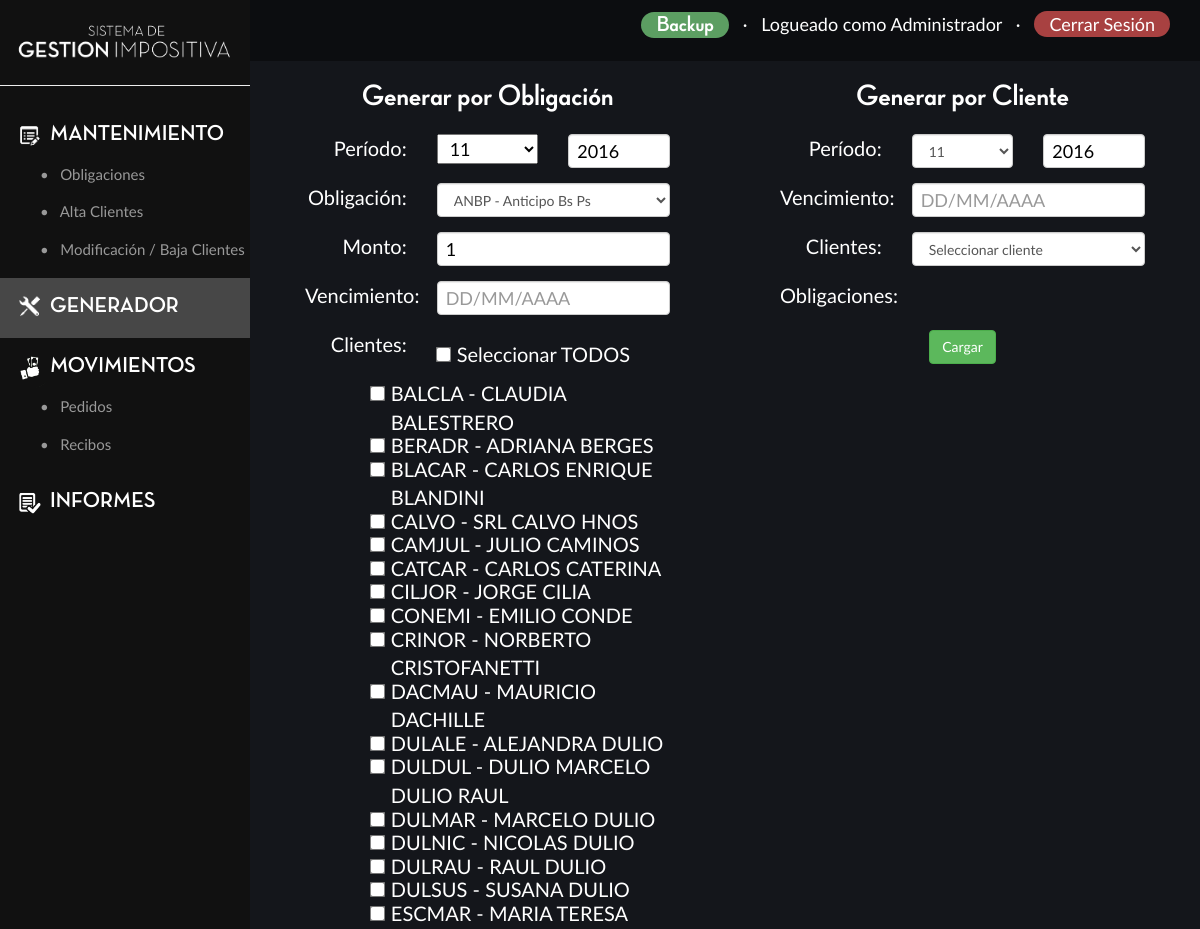
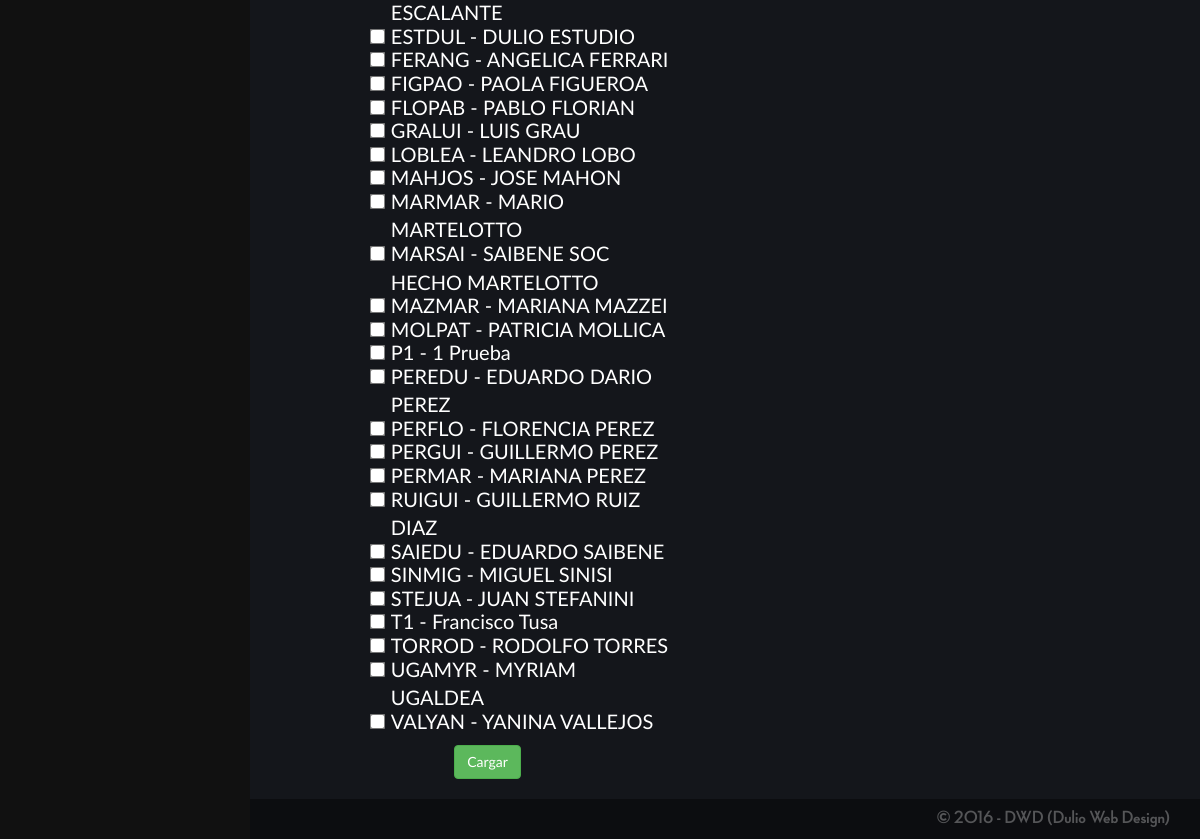
Screenshot of /generador.php (signed in) with the database file from the repository (2 pictures, top to bottom).
### tables this page shows
CREATE TABLE `usuario` (
  `username` varchar(30) NOT NULL,
  `password` varchar(100) NOT NULL,
  `tipoUsuario` varchar(1) NOT NULL,
  PRIMARY KEY (`username`)
);

CREATE TABLE `cliente` (
  `idCliente` varchar(10) NOT NULL,
  `nombre` varchar(100) NOT NULL,
  `apellido` varchar(100) NOT NULL,
  `CUIT` varchar(11) DEFAULT NULL,
  `fechaNacimiento` date DEFAULT NULL,
  `nacionalidad` varchar(100) DEFAULT NULL,
  `mail` varchar(100) DEFAULT NULL,
  `celular` varchar(40) DEFAULT NULL,
  `companiaCelular` varchar(50) DEFAULT NULL,
  `telefonoFijo` varchar(40) DEFAULT NULL,
  `habilitado` tinyint(1) NOT NULL DEFAULT '1',
  `honorarioBase` float NOT NULL DEFAULT '0',
  PRIMARY KEY (`idCliente`)
);

### session.php (called while the page is built, shortened)
<?php
	require("conecto.php");
	$user_check=$_SESSION['login_user'];
	$ses_sql=mysqli_query($conexion, "SELECT username FROM usuario WHERE username='$user_check'");
	$row = mysqli_fetch_assoc($ses_sql);
	$login_session =$row['username'];
?>

### funciones.php (called while the page is built, shortened)
<?php
	require "conecto.php";
	function getTipoUsuario($username){
		global $conexion;
		$sql="SELECT tipoUsuario FROM usuario WHERE username = '$username'";
		$resultado = mysqli_query($conexion,$sql);
		$tipoUsuario = mysqli_fetch_row($resultado);
		return $tipoUsuario[0];
	}
?>

### generador.php (the view, shortened to what this page needs)
<?php
	include "session.php";
	include "funciones.php";
?>
<!doctype html>
<html>
<head>
    <link rel="stylesheet" href="css/bootstrap.css">
    <link rel="stylesheet" href="estilospanel.css">
</head>
<body>
	<?php
		include "conecto.php";
	?>
	<div class="lateral">
		<?php
			include "modificar/logoInside.php";
		?>
		<hr>
		<?php
			$tipoUsuario= getTipoUsuario($login_session);
			switch ($tipoUsuario) {
						case 0:
							include "modificar/menu0.php";
							break;
					}
		?>
	</div>
	<div class="principal">
		<div class="superior">
			<?php include "modificar/superior.php"; ?>
		</div>
		<div class="contenido">
			<div class="col-sm-6">
				<div class="row">
					<h2 align="center">
						Generar por Obligación
					</h2>
				</div>
				<form action="generar.php" method="post" id="generador">
					<div class="row">
							<div class="col-sm-4">
								<p align="right">Período: </p>
							</div>
							<div class="col-sm-4">
								<div class="form-group">
									<select name="mes" class="mes" required class='form-control'>
										<?php
											$sqlA="SELECT MONTH(SYSDATE())";
											$resultadoA = mysqli_query($conexion,$sqlA);
											$aux = mysqli_fetch_row($resultadoA);
											$mes = $aux[0];
											echo"<option "; if($mes == 11){echo" selected ";} echo" value='11'>11</option>";
										?>
									</select>
								</div>
							</div>
							<div class="col-sm-4">
								<div class="form-group">
									<input class='anio form-control' name='anio' required type="text" placeholder='Año (AAAA)' maxlength='4'
										<?php
											$sqlA="SELECT YEAR(SYSDATE())";
											$resultadoA = mysqli_query($conexion,$sqlA);
											$aux = mysqli_fetch_row($resultadoA);
											$anio = $aux[0];
											echo "value='$anio'";
										?>
									>
								</div>
							</div>
					</div>
					<div class="row">
							<div class="col-sm-4">
								<p align="right">Obligación: </p>
							</div>
							<div class="col-sm-8">
								<div class="form-group">
									<select name="obligacion" id="obligacion" required class='form-control'>
										<?php
											$sql= "SELECT * FROM obligacion";
											$resultado = mysqli_query($conexion,$sql);
											while($obligaciones = mysqli_fetch_assoc($resultado)){
												$idObligacion = $obligaciones['idObligacion'];
												$descripcionObligacion = $obligaciones['descripcion'];
												echo"<option value='$idObligacion'>$idObligacion - $descripcionObligacion</option>";
											}
										?>
									</select>
								</div>
							</div>
					</div>
					<div class="row">
							<div class="col-sm-4">
								<p align="right">Monto: </p>
							</div>
							<div class="col-sm-8">
								<div class="form-group">
									<input type="text" required class="monto form-control" value="1" name="monto">
								</div>
							</div>
					</div>
					<div class="row">
							<div class="col-sm-4">
								<p align="right">Vencimiento: </p>
							</div>
							<div class="col-sm-8">
								<div class="form-group">
									<input class='vencimiento form-control' type="text" name='vencimiento' placeholder='DD/MM/AAAA' maxlength='10'>
								</div>
							</div>
					</div>
					<div class="row">
							<div class="col-sm-4">
								<p align="right">Clientes: </p>
							</div>
							<div class="col-sm-8">
								<div class='form-group'>
									<div class='checkbox'>
										<label>
											<input type='checkbox' id='seleccionarTodosCheckbox'>
											Seleccionar TODOS
										</label>
									</div>
								</div>
							</div>
					</div>
					<div class="row">
						<div class="col-sm-2">
						</div>
						<div class="col-sm-10">
								<?php
									$sql= "SELECT * FROM cliente WHERE habilitado = 1";
									$resultado = mysqli_query($conexion,$sql);
									while($clientes = mysqli_fetch_assoc($resultado)){
										$idCliente = $clientes['idCliente'];
										$nombreCliente = $clientes['nombre'];
										$apellidoCliente = $clientes['apellido'];
										echo"
											<div class='subtitulo'>
								                <div class='checkbox'>
								                    <label>
								                        <input type='checkbox' name='clientes[]' class='clientes' value='$idCliente'>
								                        $idCliente - $nombreCliente $apellidoCliente
								                    </label>
								                </div>
								            </div>
								        ";
									}
								?>
						</div>
					</div>
					<div class="row">
						<p align="center">
							<input type="submit" value='Cargar' class='btn btn-success'>
						</p>
					</div>
				</form>
			</div>
			<div class="col-sm-6">
				<div class="row">
					<h2 align="center">
						Generar por Cliente
					</h2>
				</div>
				<form action="generarPorCliente.php" method="post">
					<div class="row">
							<div class="col-sm-4">
								<p align="right">Período: </p>
							</div>
							<div class="col-sm-4">
								<div class="form-group">
									<select name="mes" required class='form-control'>
										<?php
											$sqlA="SELECT MONTH(SYSDATE())";
											$resultadoA = mysqli_query($conexion,$sqlA);
											$aux = mysqli_fetch_row($resultadoA);
											$mes = $aux[0];
											echo"<option "; if($mes == 11){echo" selected ";} echo" value='11'>11</option>";
										?>
									</select>
								</div>
							</div>
							<div class="col-sm-4">
								<div class="form-group">
									<input class='anio form-control' name='anio' required type="text" placeholder='Año (AAAA)' maxlength='4'
										<?php
											$sqlA="SELECT YEAR(SYSDATE())";
											$resultadoA = mysqli_query($conexion,$sqlA);
											$aux = mysqli_fetch_row($resultadoA);
											$anio = $aux[0];
											echo "value='$anio'";
										?>
									>
								</div>
							</div>
					</div>
					<div class="row">
							<div class="col-sm-4">
								<p align="right">Vencimiento: </p>
							</div>
							<div class="col-sm-8">
								<div class="form-group">
									<input class='vencimiento form-control' type="text" name='vencimiento' placeholder='DD/MM/AAAA' maxlength='10' >
								</div>
							</div>
					</div>
					<div class="row">
							<div class="col-sm-4">
								<p align="right">Clientes: </p>
							</div>
							<div class="col-sm-8">
								<div class="form-group">
									<select name="clientes" id="clientes2" required class='form-control'>
										<option value=''>Seleccionar cliente</option>
									</select>
								</div>
							</div>
					</div>
					<div class="row">
							<div class="col-sm-4">
								<p align="right">Obligaciones: </p>
							</div>
					</div>
					<div class="row">
						<div class="col-sm-7">
						</div>
						<div class="col-sm-5">
						</div>
					</div>
					<div class="row">
						<p align="center">
							<input type="submit" value='Cargar' class='btn btn-success'>
						</p>
					</div>
				</form>
			</div>
		</div>
		<div class="inferior">
			<h4 align="right">
	    		<a target="_blank" class="footer" href="http://www.dulio.com.ar">&copy; 2016 - DWD (Dulio Web Design)</a>
	    	</h4>
		</div>
	</div>
</body>
</html>

### modificar/superior.php (shortened to what this page needs)
<?php
	$idTipoUsuario=getTipoUsuario($login_session);
	echo"
		<p class='logueadocomo' align='right'>
	";
	if($idTipoUsuario==0){
		echo"
					<a id='visitarsitio' href='quieresBackupear.php'>Backup</a> &nbsp; &middot; &nbsp;
				";
	}
				echo"
				Logueado como
				";
					switch ($idTipoUsuario) {
						case 0:
							$tipoUsuario = 'Administrador';
							break;
					}
						echo "$tipoUsuario";
				echo"
				&nbsp; &middot; &nbsp; <a id='cerrarsesion' href='backupAlternativo.php'>Cerrar Sesión</a>
			</p>
	";
?>

### estilospanel.css (style rules this page uses)
* { margin: 0; padding: 0; }
html { height: 100%; min-height: 100%; }
body { font-family: 'LatoR'; overflow-x: hidden; height: 100%; min-height: 100%; background-color: #14161b; }
h1, h2, h3, h4, h5, h6 { font-family: 'Neutra'; }
.lateral { width: 250px; position: fixed; height: 100%; background-color: #111111; color: #FFF; overflow-y: auto; }
.principal { margin-left: 250px; min-height: 100%; background-color: #14161b; color: #FFF; display: flex; flex-direction: column; justify-content: space-between; }
.superior { background-color: #0c0d10; }
.contenido { min-height: 80%; font-size: 20px; }
.inferior { background-color: #0c0d10; }
a { color: #FFF; }
.logueadocomo { font-size: 18px; padding: 10px 0px; padding-right: 30px; }
#visitarsitio { font-family: 'Neutra'; font-size: 22px; }
.footer { color:rgba(255,255,255,0.3); padding-right:30px; }
#visitarsitio { border-radius: 15px; padding: 2px 15px; background-color: #5c9e62; }
#cerrarsesion { border-radius: 15px; padding: 2px 15px; background-color: #a84141; }
form { margin: 10px 40px; }
input[type="text"], input[type="number"], select, textarea { color:#000; width: 100%; padding: 2px; padding-left: 8px; font-size: 18px; }
input[type='checkbox'] { margin-top: 8px; transform: scale(1.2); }
.subtitulo { margin-top: -15px; }
#cerrarsesion { color: #FFF; }

### rows the page displays
usuario: tipoUsuario "Administrador"
cliente: idCliente "BALCLA", nombre "CLAUDIA", apellido "BALESTRERO"
cliente: idCliente "BERADR", nombre "ADRIANA", apellido "BERGES"
cliente: idCliente "BLACAR", nombre "CARLOS ENRIQUE", apellido "BLANDINI"
cliente: idCliente "CALVO", nombre "SRL", apellido "CALVO HNOS"
cliente: idCliente "CAMJUL", nombre "JULIO", apellido "CAMINOS"
cliente: idCliente "CATCAR", nombre "CARLOS", apellido "CATERINA"
cliente: idCliente "CILJOR", nombre "JORGE", apellido "CILIA"
cliente: idCliente "CONEMI", nombre "EMILIO", apellido "CONDE"
cliente: idCliente "CRINOR", nombre "NORBERTO", apellido "CRISTOFANETTI"
cliente: idCliente "DACMAU", nombre "MAURICIO", apellido "DACHILLE"
cliente: idCliente "DULALE", nombre "ALEJANDRA", apellido "DULIO"
cliente: idCliente "DULDUL", nombre "DULIO MARCELO", apellido "DULIO RAUL"
cliente: idCliente "DULMAR", nombre "MARCELO", apellido "DULIO"
cliente: idCliente "DULNIC", nombre "NICOLAS", apellido "DULIO"
cliente: idCliente "DULRAU", nombre "RAUL", apellido "DULIO"
cliente: idCliente "DULSUS", nombre "SUSANA", apellido "DULIO"
cliente: idCliente "ESCMAR", nombre "MARIA TERESA", apellido "ESCALANTE"
cliente: idCliente "ESTDUL", nombre "DULIO", apellido "ESTUDIO"
cliente: idCliente "FERANG", nombre "ANGELICA", apellido "FERRARI"
cliente: idCliente "FIGPAO", nombre "PAOLA", apellido "FIGUEROA"
cliente: idCliente "FLOPAB", nombre "PABLO", apellido "FLORIAN"
cliente: idCliente "GRALUI", nombre "LUIS", apellido "GRAU"
cliente: idCliente "LOBLEA", nombre "LEANDRO", apellido "LOBO"
cliente: idCliente "MAHJOS", nombre "JOSE", apellido "MAHON"
cliente: idCliente "MARMAR", nombre "MARIO", apellido "MARTELOTTO"
cliente: idCliente "MARSAI", nombre "SAIBENE SOC HECHO", apellido "MARTELOTTO"
cliente: idCliente "MAZMAR", nombre "MARIANA", apellido "MAZZEI"
cliente: idCliente "MOLPAT", nombre "PATRICIA", apellido "MOLLICA"
cliente: idCliente "P1", nombre "1", apellido "Prueba"
cliente: idCliente "PEREDU", nombre "EDUARDO DARIO", apellido "PEREZ"
cliente: idCliente "PERFLO", nombre "FLORENCIA", apellido "PEREZ"
cliente: idCliente "PERGUI", nombre "GUILLERMO", apellido "PEREZ"
cliente: idCliente "PERMAR", nombre "MARIANA", apellido "PEREZ"
cliente: idCliente "RUIGUI", nombre "GUILLERMO", apellido "RUIZ DIAZ"
cliente: idCliente "SAIEDU", nombre "EDUARDO", apellido "SAIBENE"
cliente: idCliente "SINMIG", nombre "MIGUEL", apellido "SINISI"
cliente: idCliente "STEJUA", nombre "JUAN", apellido "STEFANINI"
cliente: idCliente "T1", nombre "Francisco", apellido "Tusa"
cliente: idCliente "TORROD", nombre "RODOLFO", apellido "TORRES"
cliente: idCliente "UGAMYR", nombre "MYRIAM", apellido "UGALDEA"
cliente: idCliente "VALYAN", nombre "YANINA", apellido "VALLEJOS"

### other values shown
form field obligacion "ANBP - Anticipo Bs Ps"
